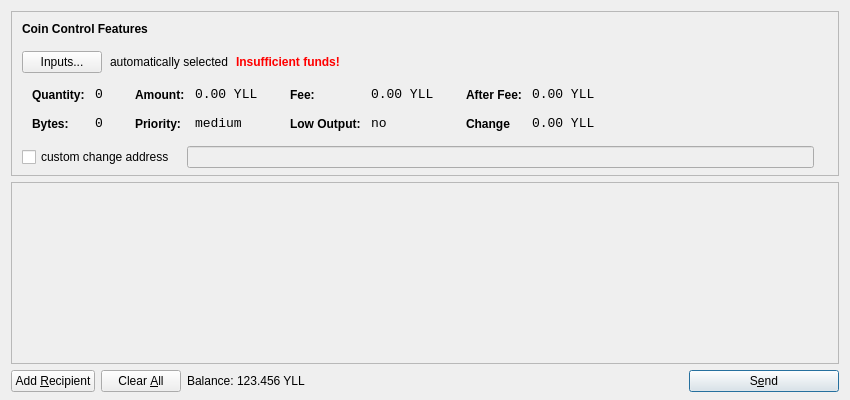
<?xml version="1.0" encoding="UTF-8"?>
<ui version="4.0">
 <class>SendCoinsDialog</class>
 <widget class="QDialog" name="SendCoinsDialog">
  <property name="geometry">
   <rect>
    <x>0</x>
    <y>0</y>
    <width>850</width>
    <height>400</height>
   </rect>
  </property>
  <property name="windowTitle">
   <string>Send Coins</string>
  </property>
  <layout class="QVBoxLayout" name="verticalLayout" stretch="0,1,0">
   <property name="bottomMargin">
    <number>8</number>
   </property>
   <item>
    <widget class="QFrame" name="frameCoinControl">
     <property name="sizePolicy">
      <sizepolicy hsizetype="Expanding" vsizetype="Expanding">
       <horstretch>0</horstretch>
       <verstretch>0</verstretch>
      </sizepolicy>
     </property>
     <property name="maximumSize">
      <size>
       <width>16777215</width>
       <height>16777215</height>
      </size>
     </property>
     <property name="frameShape">
      <enum>QFrame::StyledPanel</enum>
     </property>
     <property name="frameShadow">
      <enum>QFrame::Sunken</enum>
     </property>
     <layout class="QVBoxLayout" name="verticalLayoutCoinControl2">
      <property name="spacing">
       <number>-1</number>
      </property>
      <property name="leftMargin">
       <number>0</number>
      </property>
      <property name="topMargin">
       <number>0</number>
      </property>
      <property name="rightMargin">
       <number>0</number>
      </property>
      <property name="bottomMargin">
       <number>6</number>
      </property>
      <item>
       <layout class="QVBoxLayout" name="verticalLayoutCoinControl" stretch="0,0,0,0,1">
        <property name="spacing">
         <number>0</number>
        </property>
        <property name="leftMargin">
         <number>10</number>
        </property>
        <property name="topMargin">
         <number>10</number>
        </property>
        <item>
         <layout class="QHBoxLayout" name="horizontalLayoutCoinControl1">
          <property name="bottomMargin">
           <number>15</number>
          </property>
          <item>
           <widget class="QLabel" name="labelCoinControlFeatures">
            <property name="sizePolicy">
             <sizepolicy hsizetype="Preferred" vsizetype="Maximum">
              <horstretch>0</horstretch>
              <verstretch>0</verstretch>
             </sizepolicy>
            </property>
            <property name="font">
             <font>
              <weight>75</weight>
              <bold>true</bold>
             </font>
            </property>
            <property name="styleSheet">
             <string notr="true">font-weight:bold;</string>
            </property>
            <property name="text">
             <string>Coin Control Features</string>
            </property>
           </widget>
          </item>
         </layout>
        </item>
        <item>
         <layout class="QHBoxLayout" name="horizontalLayoutCoinControl2" stretch="0,0,0,0">
          <property name="spacing">
           <number>8</number>
          </property>
          <property name="bottomMargin">
           <number>10</number>
          </property>
          <item>
           <widget class="QPushButton" name="pushButtonCoinControl">
            <property name="styleSheet">
             <string notr="true"/>
            </property>
            <property name="text">
             <string>Inputs...</string>
            </property>
           </widget>
          </item>
          <item>
           <widget class="QLabel" name="labelCoinControlAutomaticallySelected">
            <property name="text">
             <string>automatically selected</string>
            </property>
            <property name="margin">
             <number>5</number>
            </property>
           </widget>
          </item>
          <item>
           <widget class="QLabel" name="labelCoinControlInsuffFunds">
            <property name="font">
             <font>
              <weight>75</weight>
              <bold>true</bold>
             </font>
            </property>
            <property name="styleSheet">
             <string notr="true">color:red;font-weight:bold;</string>
            </property>
            <property name="text">
             <string>Insufficient funds!</string>
            </property>
            <property name="margin">
             <number>5</number>
            </property>
           </widget>
          </item>
          <item>
           <spacer name="horizontalSpacerCoinControl">
            <property name="orientation">
             <enum>Qt::Horizontal</enum>
            </property>
            <property name="sizeHint" stdset="0">
             <size>
              <width>40</width>
              <height>1</height>
             </size>
            </property>
           </spacer>
          </item>
         </layout>
        </item>
        <item>
         <widget class="QWidget" name="widgetCoinControl" native="true">
          <property name="sizePolicy">
           <sizepolicy hsizetype="Preferred" vsizetype="Preferred">
            <horstretch>0</horstretch>
            <verstretch>0</verstretch>
           </sizepolicy>
          </property>
          <property name="minimumSize">
           <size>
            <width>0</width>
            <height>0</height>
           </size>
          </property>
          <property name="styleSheet">
           <string notr="true"/>
          </property>
          <layout class="QHBoxLayout" name="horizontalLayoutCoinControl5">
           <property name="margin">
            <number>0</number>
           </property>
           <item>
            <layout class="QHBoxLayout" name="horizontalLayoutCoinControl3" stretch="0,0,0,1">
             <property name="spacing">
              <number>20</number>
             </property>
             <property name="topMargin">
              <number>0</number>
             </property>
             <property name="bottomMargin">
              <number>10</number>
             </property>
             <item>
              <layout class="QFormLayout" name="formLayoutCoinControl1">
               <property name="horizontalSpacing">
                <number>10</number>
               </property>
               <property name="verticalSpacing">
                <number>14</number>
               </property>
               <property name="leftMargin">
                <number>10</number>
               </property>
               <property name="topMargin">
                <number>4</number>
               </property>
               <property name="rightMargin">
                <number>6</number>
               </property>
               <item row="0" column="0">
                <widget class="QLabel" name="labelCoinControlQuantityText">
                 <property name="styleSheet">
                  <string notr="true">font-weight:bold;</string>
                 </property>
                 <property name="text">
                  <string>Quantity:</string>
                 </property>
                 <property name="margin">
                  <number>0</number>
                 </property>
                </widget>
               </item>
               <item row="0" column="1">
                <widget class="QLabel" name="labelCoinControlQuantity">
                 <property name="font">
                  <font>
                   <family>Monospace</family>
                   <pointsize>10</pointsize>
                  </font>
                 </property>
                 <property name="cursor">
                  <cursorShape>IBeamCursor</cursorShape>
                 </property>
                 <property name="contextMenuPolicy">
                  <enum>Qt::ActionsContextMenu</enum>
                 </property>
                 <property name="text">
                  <string>0</string>
                 </property>
                 <property name="margin">
                  <number>0</number>
                 </property>
                 <property name="textInteractionFlags">
                  <set>Qt::LinksAccessibleByMouse|Qt::TextSelectableByKeyboard|Qt::TextSelectableByMouse</set>
                 </property>
                </widget>
               </item>
               <item row="1" column="0">
                <widget class="QLabel" name="labelCoinControlBytesText">
                 <property name="styleSheet">
                  <string notr="true">font-weight:bold;</string>
                 </property>
                 <property name="text">
                  <string>Bytes:</string>
                 </property>
                </widget>
               </item>
               <item row="1" column="1">
                <widget class="QLabel" name="labelCoinControlBytes">
                 <property name="font">
                  <font>
                   <family>Monospace</family>
                   <pointsize>10</pointsize>
                  </font>
                 </property>
                 <property name="cursor">
                  <cursorShape>IBeamCursor</cursorShape>
                 </property>
                 <property name="contextMenuPolicy">
                  <enum>Qt::ActionsContextMenu</enum>
                 </property>
                 <property name="text">
                  <string>0</string>
                 </property>
                 <property name="textInteractionFlags">
                  <set>Qt::LinksAccessibleByMouse|Qt::TextSelectableByKeyboard|Qt::TextSelectableByMouse</set>
                 </property>
                </widget>
               </item>
              </layout>
             </item>
             <item>
              <layout class="QFormLayout" name="formLayoutCoinControl2">
               <property name="horizontalSpacing">
                <number>10</number>
               </property>
               <property name="verticalSpacing">
                <number>14</number>
               </property>
               <property name="leftMargin">
                <number>6</number>
               </property>
               <property name="topMargin">
                <number>4</number>
               </property>
               <property name="rightMargin">
                <number>6</number>
               </property>
               <item row="0" column="0">
                <widget class="QLabel" name="labelCoinControlAmountText">
                 <property name="styleSheet">
                  <string notr="true">font-weight:bold;</string>
                 </property>
                 <property name="text">
                  <string>Amount:</string>
                 </property>
                 <property name="margin">
                  <number>0</number>
                 </property>
                </widget>
               </item>
               <item row="0" column="1">
                <widget class="QLabel" name="labelCoinControlAmount">
                 <property name="font">
                  <font>
                   <family>Monospace</family>
                   <pointsize>10</pointsize>
                  </font>
                 </property>
                 <property name="cursor">
                  <cursorShape>IBeamCursor</cursorShape>
                 </property>
                 <property name="contextMenuPolicy">
                  <enum>Qt::ActionsContextMenu</enum>
                 </property>
                 <property name="text">
                  <string>0.00 YLL</string>
                 </property>
                 <property name="textInteractionFlags">
                  <set>Qt::LinksAccessibleByMouse|Qt::TextSelectableByKeyboard|Qt::TextSelectableByMouse</set>
                 </property>
                </widget>
               </item>
               <item row="1" column="0">
                <widget class="QLabel" name="labelCoinControlPriorityText">
                 <property name="styleSheet">
                  <string notr="true">font-weight:bold;</string>
                 </property>
                 <property name="text">
                  <string>Priority:</string>
                 </property>
                </widget>
               </item>
               <item row="1" column="1">
                <widget class="QLabel" name="labelCoinControlPriority">
                 <property name="font">
                  <font>
                   <family>Monospace</family>
                   <pointsize>10</pointsize>
                  </font>
                 </property>
                 <property name="cursor">
                  <cursorShape>IBeamCursor</cursorShape>
                 </property>
                 <property name="contextMenuPolicy">
                  <enum>Qt::ActionsContextMenu</enum>
                 </property>
                 <property name="text">
                  <string>medium</string>
                 </property>
                 <property name="textInteractionFlags">
                  <set>Qt::LinksAccessibleByMouse|Qt::TextSelectableByKeyboard|Qt::TextSelectableByMouse</set>
                 </property>
                </widget>
               </item>
              </layout>
             </item>
             <item>
              <layout class="QFormLayout" name="formLayoutCoinControl3">
               <property name="horizontalSpacing">
                <number>10</number>
               </property>
               <property name="verticalSpacing">
                <number>14</number>
               </property>
               <property name="leftMargin">
                <number>6</number>
               </property>
               <property name="topMargin">
                <number>4</number>
               </property>
               <property name="rightMargin">
                <number>6</number>
               </property>
               <item row="0" column="0">
                <widget class="QLabel" name="labelCoinControlFeeText">
                 <property name="styleSheet">
                  <string notr="true">font-weight:bold;</string>
                 </property>
                 <property name="text">
                  <string>Fee:</string>
                 </property>
                 <property name="margin">
                  <number>0</number>
                 </property>
                </widget>
               </item>
               <item row="0" column="1">
                <widget class="QLabel" name="labelCoinControlFee">
                 <property name="font">
                  <font>
                   <family>Monospace</family>
                   <pointsize>10</pointsize>
                  </font>
                 </property>
                 <property name="cursor">
                  <cursorShape>IBeamCursor</cursorShape>
                 </property>
                 <property name="contextMenuPolicy">
                  <enum>Qt::ActionsContextMenu</enum>
                 </property>
                 <property name="text">
                  <string>0.00 YLL</string>
                 </property>
                 <property name="textInteractionFlags">
                  <set>Qt::LinksAccessibleByMouse|Qt::TextSelectableByKeyboard|Qt::TextSelectableByMouse</set>
                 </property>
                </widget>
               </item>
               <item row="1" column="0">
                <widget class="QLabel" name="labelCoinControlLowOutputText">
                 <property name="styleSheet">
                  <string notr="true">font-weight:bold;</string>
                 </property>
                 <property name="text">
                  <string>Low Output:</string>
                 </property>
                </widget>
               </item>
               <item row="1" column="1">
                <widget class="QLabel" name="labelCoinControlLowOutput">
                 <property name="font">
                  <font>
                   <family>Monospace</family>
                   <pointsize>10</pointsize>
                  </font>
                 </property>
                 <property name="cursor">
                  <cursorShape>IBeamCursor</cursorShape>
                 </property>
                 <property name="contextMenuPolicy">
                  <enum>Qt::ActionsContextMenu</enum>
                 </property>
                 <property name="text">
                  <string>no</string>
                 </property>
                 <property name="textInteractionFlags">
                  <set>Qt::LinksAccessibleByMouse|Qt::TextSelectableByKeyboard|Qt::TextSelectableByMouse</set>
                 </property>
                </widget>
               </item>
              </layout>
             </item>
             <item>
              <layout class="QFormLayout" name="formLayoutCoinControl4">
               <property name="horizontalSpacing">
                <number>10</number>
               </property>
               <property name="verticalSpacing">
                <number>14</number>
               </property>
               <property name="leftMargin">
                <number>6</number>
               </property>
               <property name="topMargin">
                <number>4</number>
               </property>
               <property name="rightMargin">
                <number>6</number>
               </property>
               <item row="0" column="0">
                <widget class="QLabel" name="labelCoinControlAfterFeeText">
                 <property name="styleSheet">
                  <string notr="true">font-weight:bold;</string>
                 </property>
                 <property name="text">
                  <string>After Fee:</string>
                 </property>
                 <property name="margin">
                  <number>0</number>
                 </property>
                </widget>
               </item>
               <item row="0" column="1">
                <widget class="QLabel" name="labelCoinControlAfterFee">
                 <property name="font">
                  <font>
                   <family>Monospace</family>
                   <pointsize>10</pointsize>
                  </font>
                 </property>
                 <property name="cursor">
                  <cursorShape>IBeamCursor</cursorShape>
                 </property>
                 <property name="contextMenuPolicy">
                  <enum>Qt::ActionsContextMenu</enum>
                 </property>
                 <property name="text">
                  <string>0.00 YLL</string>
                 </property>
                 <property name="textInteractionFlags">
                  <set>Qt::LinksAccessibleByMouse|Qt::TextSelectableByKeyboard|Qt::TextSelectableByMouse</set>
                 </property>
                </widget>
               </item>
               <item row="1" column="0">
                <widget class="QLabel" name="labelCoinControlChangeText">
                 <property name="styleSheet">
                  <string notr="true">font-weight:bold;</string>
                 </property>
                 <property name="text">
                  <string>Change</string>
                 </property>
                </widget>
               </item>
               <item row="1" column="1">
                <widget class="QLabel" name="labelCoinControlChange">
                 <property name="font">
                  <font>
                   <family>Monospace</family>
                   <pointsize>10</pointsize>
                  </font>
                 </property>
                 <property name="cursor">
                  <cursorShape>IBeamCursor</cursorShape>
                 </property>
                 <property name="contextMenuPolicy">
                  <enum>Qt::ActionsContextMenu</enum>
                 </property>
                 <property name="text">
                  <string>0.00 YLL</string>
                 </property>
                 <property name="textInteractionFlags">
                  <set>Qt::LinksAccessibleByMouse|Qt::TextSelectableByKeyboard|Qt::TextSelectableByMouse</set>
                 </property>
                </widget>
               </item>
              </layout>
             </item>
            </layout>
           </item>
          </layout>
         </widget>
        </item>
        <item>
         <layout class="QHBoxLayout" name="horizontalLayoutCoinControl4" stretch="0,0,0">
          <property name="spacing">
           <number>12</number>
          </property>
          <property name="sizeConstraint">
           <enum>QLayout::SetDefaultConstraint</enum>
          </property>
          <property name="topMargin">
           <number>5</number>
          </property>
          <property name="rightMargin">
           <number>5</number>
          </property>
          <item>
           <widget class="QCheckBox" name="checkBoxCoinControlChange">
            <property name="text">
             <string>custom change address</string>
            </property>
           </widget>
          </item>
          <item>
           <widget class="QLineEdit" name="lineEditCoinControlChange">
            <property name="enabled">
             <bool>false</bool>
            </property>
            <property name="sizePolicy">
             <sizepolicy hsizetype="Expanding" vsizetype="Fixed">
              <horstretch>0</horstretch>
              <verstretch>0</verstretch>
             </sizepolicy>
            </property>
           </widget>
          </item>
          <item>
           <widget class="QLabel" name="labelCoinControlChangeLabel">
            <property name="sizePolicy">
             <sizepolicy hsizetype="Preferred" vsizetype="Expanding">
              <horstretch>0</horstretch>
              <verstretch>0</verstretch>
             </sizepolicy>
            </property>
            <property name="minimumSize">
             <size>
              <width>0</width>
              <height>0</height>
             </size>
            </property>
            <property name="text">
             <string/>
            </property>
            <property name="margin">
             <number>3</number>
            </property>
           </widget>
          </item>
         </layout>
        </item>
        <item>
         <spacer name="verticalSpacerCoinControl">
          <property name="orientation">
           <enum>Qt::Vertical</enum>
          </property>
          <property name="sizeHint" stdset="0">
           <size>
            <width>800</width>
            <height>1</height>
           </size>
          </property>
         </spacer>
        </item>
       </layout>
      </item>
     </layout>
    </widget>
   </item>
   <item>
    <widget class="QScrollArea" name="scrollArea">
     <property name="widgetResizable">
      <bool>true</bool>
     </property>
     <widget class="QWidget" name="scrollAreaWidgetContents">
      <property name="geometry">
       <rect>
        <x>0</x>
        <y>0</y>
        <width>830</width>
        <height>165</height>
       </rect>
      </property>
      <layout class="QVBoxLayout" name="verticalLayout_2">
       <property name="margin">
        <number>0</number>
       </property>
       <item>
        <layout class="QVBoxLayout" name="entries">
         <property name="spacing">
          <number>6</number>
         </property>
        </layout>
       </item>
       <item>
        <spacer name="verticalSpacer">
         <property name="orientation">
          <enum>Qt::Vertical</enum>
         </property>
         <property name="sizeHint" stdset="0">
          <size>
           <width>20</width>
           <height>40</height>
          </size>
         </property>
        </spacer>
       </item>
      </layout>
     </widget>
    </widget>
   </item>
   <item>
    <layout class="QHBoxLayout" name="horizontalLayout">
     <item>
      <widget class="QPushButton" name="addButton">
       <property name="toolTip">
        <string>Send to multiple recipients at once</string>
       </property>
       <property name="text">
        <string>Add &amp;Recipient</string>
       </property>
       <property name="icon">
        <iconset resource="../bitcoin.qrc">
         <normaloff>:/icons/add</normaloff>:/icons/add</iconset>
       </property>
       <property name="autoDefault">
        <bool>false</bool>
       </property>
      </widget>
     </item>
     <item>
      <widget class="QPushButton" name="clearButton">
       <property name="sizePolicy">
        <sizepolicy hsizetype="Minimum" vsizetype="Fixed">
         <horstretch>0</horstretch>
         <verstretch>0</verstretch>
        </sizepolicy>
       </property>
       <property name="toolTip">
        <string>Remove all transaction fields</string>
       </property>
       <property name="text">
        <string>Clear &amp;All</string>
       </property>
       <property name="icon">
        <iconset resource="../bitcoin.qrc">
         <normaloff>:/icons/remove</normaloff>:/icons/remove</iconset>
       </property>
       <property name="autoRepeatDelay">
        <number>300</number>
       </property>
       <property name="autoDefault">
        <bool>false</bool>
       </property>
      </widget>
     </item>
     <item>
      <layout class="QHBoxLayout" name="horizontalLayout_2">
       <property name="spacing">
        <number>3</number>
       </property>
       <item>
        <widget class="QLabel" name="label">
         <property name="sizePolicy">
          <sizepolicy hsizetype="Preferred" vsizetype="Fixed">
           <horstretch>0</horstretch>
           <verstretch>0</verstretch>
          </sizepolicy>
         </property>
         <property name="text">
          <string>Balance:</string>
         </property>
        </widget>
       </item>
       <item>
        <widget class="QLabel" name="labelBalance">
         <property name="sizePolicy">
          <sizepolicy hsizetype="Preferred" vsizetype="Fixed">
           <horstretch>0</horstretch>
           <verstretch>0</verstretch>
          </sizepolicy>
         </property>
         <property name="cursor">
          <cursorShape>IBeamCursor</cursorShape>
         </property>
         <property name="text">
          <string>123.456 YLL</string>
         </property>
         <property name="textInteractionFlags">
          <set>Qt::LinksAccessibleByMouse|Qt::TextSelectableByKeyboard|Qt::TextSelectableByMouse</set>
         </property>
        </widget>
       </item>
      </layout>
     </item>
     <item>
      <spacer name="horizontalSpacer">
       <property name="orientation">
        <enum>Qt::Horizontal</enum>
       </property>
       <property name="sizeHint" stdset="0">
        <size>
         <width>40</width>
         <height>20</height>
        </size>
       </property>
      </spacer>
     </item>
     <item>
      <widget class="QPushButton" name="sendButton">
       <property name="minimumSize">
        <size>
         <width>150</width>
         <height>0</height>
        </size>
       </property>
       <property name="toolTip">
        <string>Confirm the send action</string>
       </property>
       <property name="text">
        <string>S&amp;end</string>
       </property>
       <property name="icon">
        <iconset resource="../bitcoin.qrc">
         <normaloff>:/icons/send</normaloff>:/icons/send</iconset>
       </property>
       <property name="default">
        <bool>true</bool>
       </property>
      </widget>
     </item>
    </layout>
   </item>
  </layout>
 </widget>
 <resources>
  <include location="../bitcoin.qrc"/>
 </resources>
 <connections/>
</ui>
